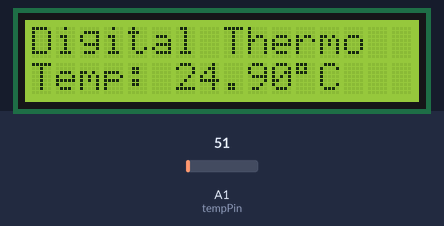
This sketch was run on a simulated Arduino Uno, built with avr-gcc and run on an emulated ATmega328P. Parts: 16×2 character LCD. Inputs (shaded band) come from the test bench; at power-on: A1 (tempPin) = 51. What the sketch prints to the serial monitor is not drawn.

Above: at 1.2 s.
1.3 s: A1 (tempPin) set to 61
At 3.0 s:
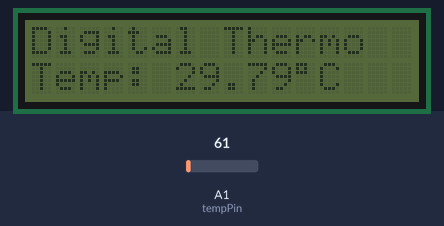
4.1 s: A1 (tempPin) set to 23
At 5.0 s:
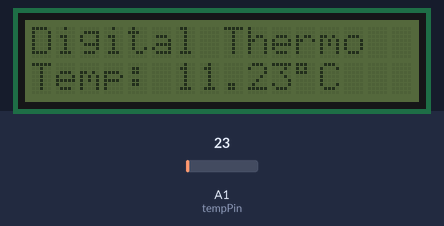
6.1 s: A1 (tempPin) set to 18
At 7.1 s:
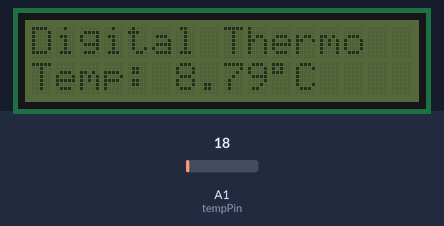
Timing chart, 0 to 9.1 s (numbered marks = the images above; inputs shaded):
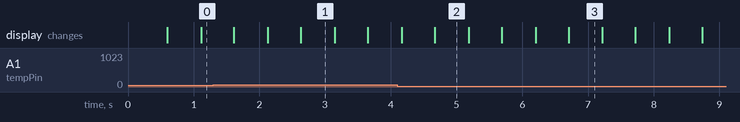

The sketch:

ch10_challenge2.ino
```cpp
// Combined: LCD + Temperature Sensor
#include <Adafruit_LiquidCrystal.h>

// LCD setup
Adafruit_LiquidCrystal lcd(0);  // using I2C address 0

// Temperature sensor setup
int tempPin = A1;  // analog pin A1
float temp = 0;

void setup() {
  // LCD init
  lcd.begin(16, 2);
  lcd.print("Digital Thermo");

  // Serial init
  Serial.begin(9600);
}

void loop() {
  // Read sensor
  temp = analogRead(tempPin);
  temp = temp * 0.48828125;   // convert to Celsius (approx)

  // Print to Serial
  Serial.print("TEMPERATURE = ");
  Serial.print(temp);
  Serial.println(" *C");

  // Print to LCD
  lcd.setCursor(0, 1);       // second line
  lcd.print("Temp: ");
  lcd.print(temp);
  lcd.print((char)223);      // degree symbol
  lcd.print("C   ");         // clear trailing digits if shorter

  // Blink backlight to indicate refresh
  lcd.setBacklight(1);
  delay(500);
  lcd.setBacklight(0);
  delay(500);
}
```

Measured:
- after the input at 1.3 s, the display: first differs from a run without the input after 0.83 s (image 1 shows a later state)
- after the input at 4.1 s, the display: first changes after 0.07 s (image 2 shows a later state)
- after the input at 6.1 s, the display: first changes after 0.10 s (image 3 shows a later state)
- what the display in image 1 shows lasts 0.5 s, from 2.6 s to 3.1 s
